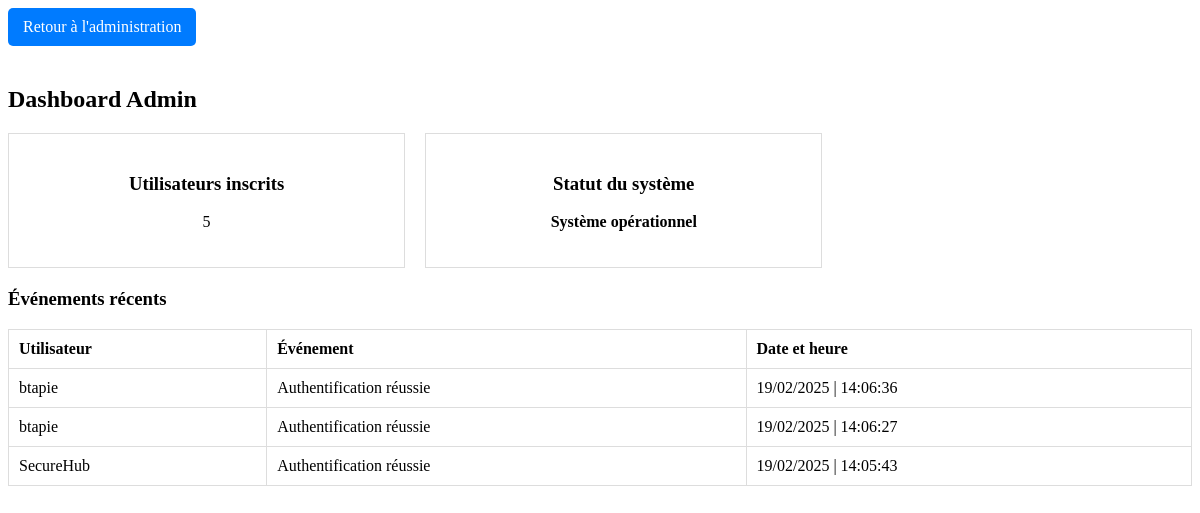
The page /admin/dashboard (signed in) on the database its author committed.
### tables this page shows
CREATE TABLE events (
        id INTEGER PRIMARY KEY,
        user_id INTEGER,
        event TEXT,
        timestamp TIMESTAMP DEFAULT (DATETIME('now', 'localtime')),
        FOREIGN KEY(user_id) REFERENCES users(id)
    );

CREATE TABLE users (
        id INTEGER PRIMARY KEY, 
        name VARCHAR(255) NOT NULL UNIQUE,
        fullname VARCHAR(255) NOT NULL,
        password VARCHAR(255) NOT NULL,
        role VARCHAR(50) NOT NULL DEFAULT 'user',
        is_password_changed BOOLEAN NOT NULL DEFAULT 0
    );

### Backend/app.py (the view)
@app.route('/admin/dashboard')
def dashboard():
    if 'role' not in session or session['role'] != 'admin':
        flash("Accès interdit.", 'error')
        return redirect(url_for('login'))
    users_count = get_all_users_count()
    system_status = check_system_status()
    recent_events = get_recent_events()
    return render_template('admin_dashboard.html', users_count=users_count, system_status=system_status, recent_events=recent_events)

### Backend/database.py (called while the page is built)
def get_all_users_count():
    with db.connect() as conn:
        result = conn.execute(text("SELECT COUNT(*) FROM users"))
        return result.scalar()  # Renvoie le nombre d'utilisateurs

def check_system_status():
    try:
        with db.connect() as conn:
            conn.execute(text("SELECT 1"))
        return "Système opérationnel"
    except Exception as e:
        return f"Erreur : {str(e)}"

def get_recent_events():
    with db.connect() as conn:
        result = conn.execute(text("SELECT events.event, strftime('%d/%m/%Y | %H:%M:%S', events.timestamp) AS formatted_timestamp, users.name AS user_name FROM events LEFT JOIN users ON events.user_id = users.id ORDER BY events.timestamp DESC LIMIT 20;")).fetchall()
        return [dict(row) for row in result]

### Frontend/templates/admin_dashboard.html (shortened to what this page needs)
<!DOCTYPE html>
<html lang="fr">
<head>
    <link rel="stylesheet" href="/static/css/styles_dashboard.css">
</head>
<a href="/admin" class="btn-back">Retour à l'administration</a>
<body>
    <h2>Dashboard Admin</h2>
    <div class="dashboard">
        <div class="dashboard-item">
            <h3>Utilisateurs inscrits</h3>
            <p>{{ users_count }}</p>
        </div>
        <div class="dashboard-item">
            <h3>Statut du système</h3>
            <p class="status">{{ system_status }}</p>
        </div>
    </div>
    <div class="recent-events">
        <h3>Événements récents</h3>
        <table>
            <thead>
                <tr>
                    <th>Utilisateur</th>
                    <th>Événement</th>
                    <th>Date et heure</th>
                </tr>
            </thead>
            <tbody>
                {% for event in recent_events %}
                    <tr>
                        <td>{{ event['user_name'] }}</td>
                        <td>{{ event['event'] }}</td>
                        <td>{{ event['formatted_timestamp'] }}</td>
                    </tr>
                {% endfor %}
            </tbody>
        </table>
    </div>
</body>
</html>

### Frontend/static/css/styles_dashboard.css (style rules this page uses)
.dashboard { display: flex; flex-wrap: wrap; gap: 20px; }
.dashboard-item { border: 1px solid #ddd; padding: 20px; width: 30%; text-align: center; }
.status { font-weight: bold; }
.recent-events { width: 100%; margin-top: 20px; }
table { width: 100%; border-collapse: collapse; }
th, td { padding: 10px; border: 1px solid #ddd; text-align: left; }
.btn-back { text-decoration: none; padding: 10px 15px; background-color: #007BFF; color: white; border-radius: 5px; display: inline-block; margin-bottom: 20px; }

### rows shown on the page
events: user_name "btapie", event "Authentification réussie", formatted_timestamp "19/02/2025 | 14:06:36"
events: user_name "btapie", event "Authentification réussie", formatted_timestamp "19/02/2025 | 14:06:27"
events: user_name "SecureHub", event "Authentification réussie", formatted_timestamp "19/02/2025 | 14:05:43"

### other values the page prints
{{ users_count }} "5"
{{ system_status }} "Système opérationnel"
